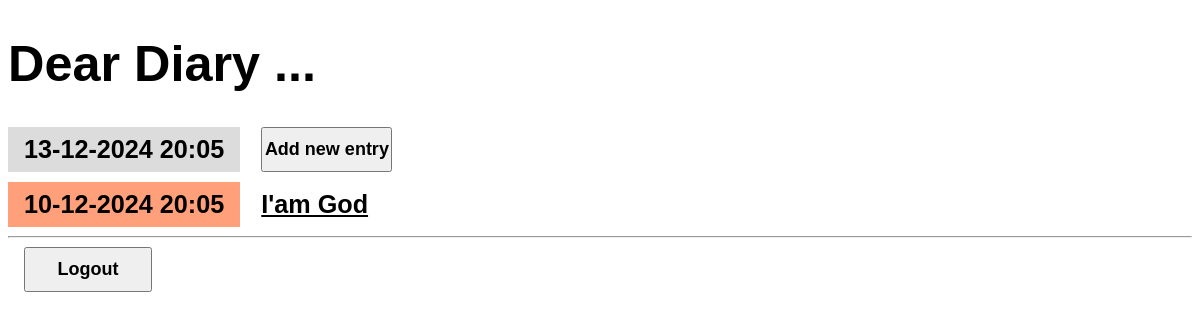
The app's page / (signed in), older data.
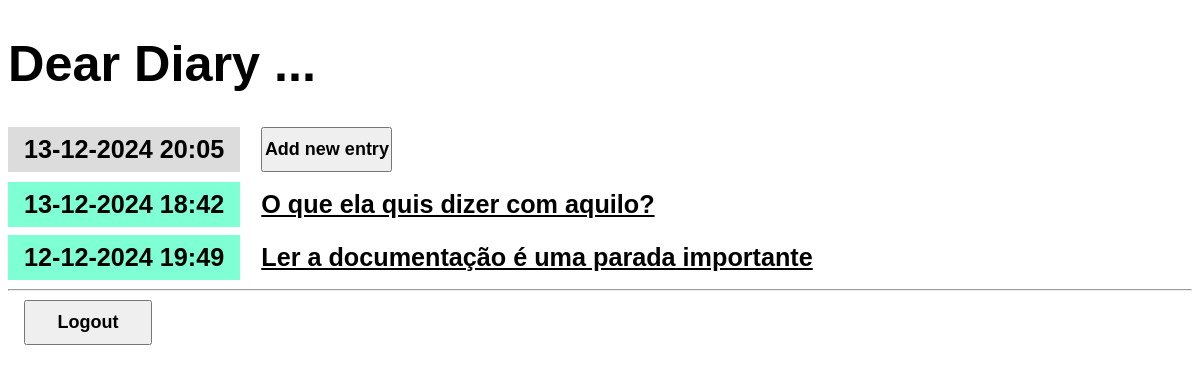
The same page, newer data.
### entries/models.py (models this page shows, shortened)
class Entry(models.Model):
    title = models.CharField(max_length=200)
    content = models.TextField()
    date_created = models.DateTimeField(default=timezone.now)
    class Meta:
        verbose_name_plural = "Entries"

### entries/views.py (the view)
class EntryListView(LockedView, ListView):
    model = Entry
    queryset = Entry.objects.all().order_by('-date_created')

### entries/templates/entries/entry_list.html
{% extends "entries/base.html"%}
{% block content%}
    <article>
      <h2 class="mark"><em>{% now "d-m-Y H:i" %}</em></h2>
      <a href="{% url 'entry-create' %}"><button>Add new entry</button></a>
    </article>
    {% for entry in entry_list %}
      <article>
        <h2 class="{{ entry.date_created|date:'l' }}">
          {{ entry.date_created|date:'d-m-Y H:i' }}
        </h2>
        <h3>
          <a href="{% url 'entry-detail' entry.id %}">
            {{ entry.title }}
          </a>
        </h3>
      </article>
    {% endfor %}
{% endblock %}

### entries/templates/entries/base.html (shortened to what this page needs)
{% load static %}
<!DOCTYPE html>
<html lang="pt-br">
<head>
  <link rel="stylesheet" href="{% static 'css/diary.css' %}">
</head>
<body>
  <h1><a href="/">Dear Diary ...</a></h1>
  {% block content%}{% endblock %}
  <hr>
  <form method="post" action="{% url 'admin:logout' %}">
    <button type="submit">Logout</button>
  </form>
</body>
</html>

### entries/static/css/diary.css (style rules this page uses)
* { box-sizing: border-box; }
body { font-family: sans-serif; font-size: 18px; }
a { color: inherit; }
h1 { font-size: 2.8em; }
h1 a { text-decoration: none; }
h2, h3 { font-size: 1.4em; margin: 0; display: inline-block; padding: 0.5rem 1rem; vertical-align: top; }
h2 { background-color: aquamarine; }
.mark { background-color: gainsboro; }
article { margin-bottom: 0.5rem; }
em { font-style: normal; font-weight: bold; }
button, textarea, input { font-size: inherit; min-height: 2.5em; padding: 0.1rem; }
button, input[type="submit"] { margin: 0 1rem 2px 1rem; cursor: pointer; font-weight: bold; min-width: 8rem; }

Row changes from the older to the newer data that the page shows:
removed Entry: date_created "10-12-2024 20:05", title "I'am God"
added Entry: date_created "13-12-2024 18:42", title "O que ela quis dizer com aquilo?"
added Entry: date_created "12-12-2024 19:49", title "Ler a documentação é uma parada importante"
